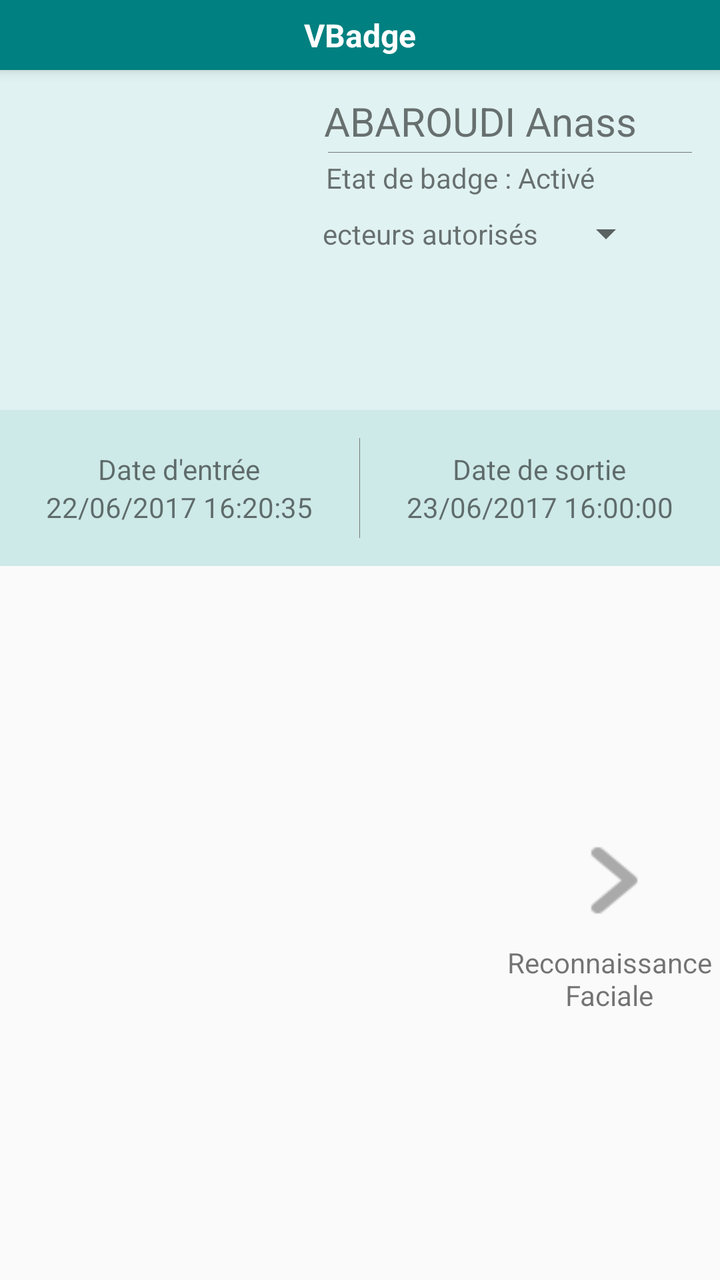
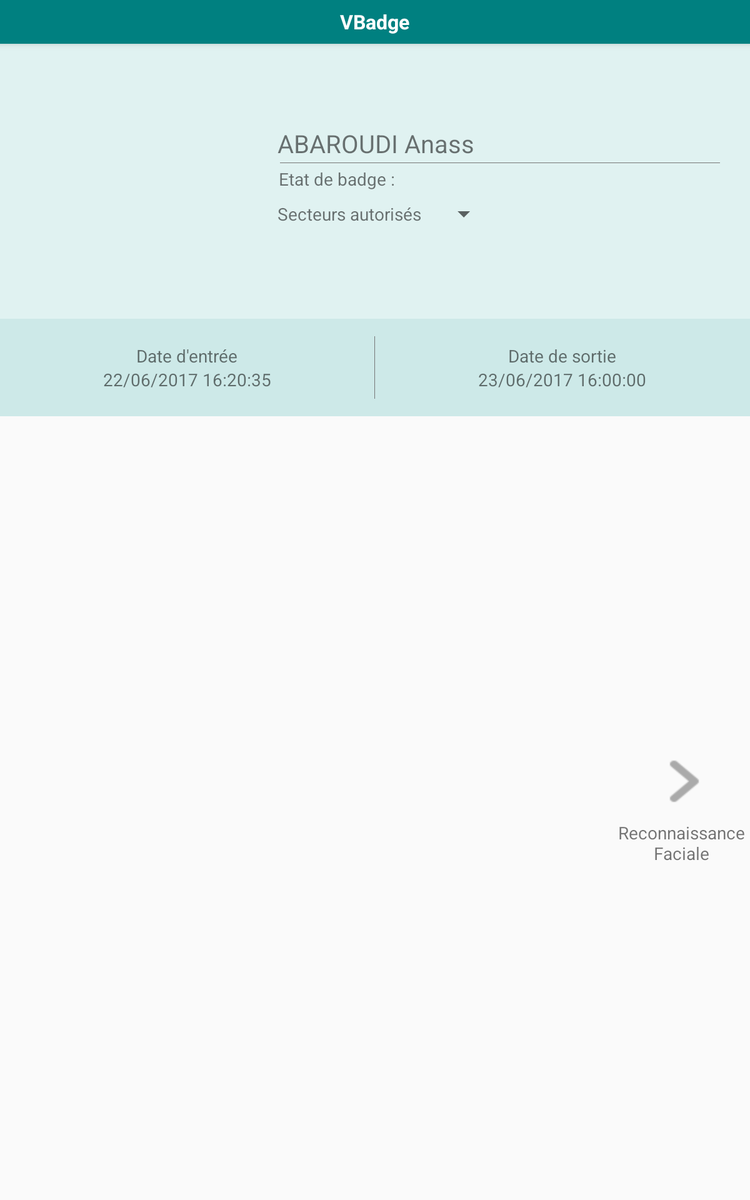

First picture: res/layout/ on a phone held upright. Second picture: the repository's own variant of that layout, on a device whose configuration matches the variant's folder. Source for both follows.
<!-- AndroidManifest.xml: application theme Splash -->
<!-- res/layout/fragment_vbadge.xml -->
<RelativeLayout xmlns:android="http://schemas.android.com/apk/res/android"
    android:layout_width="match_parent"
    android:layout_height="match_parent">

    <LinearLayout
        android:orientation="vertical"
        android:layout_width="match_parent"
        android:layout_height="match_parent">

        <RelativeLayout
            android:orientation="horizontal"
            android:layout_width="match_parent"
            android:layout_height="35dp"
            android:background="@color/Teal"
            android:elevation="4dp">

            <ImageView
                android:id="@+id/Mark_title"
                android:visibility="invisible"
                android:padding="2dp"
                android:layout_width="wrap_content"
                android:layout_height="wrap_content"
                android:src="@drawable/yellow"
                android:layout_alignParentStart="true"/>

            <TextView
                android:id="@+id/vbadge_title"
                android:layout_width="wrap_content"
                android:layout_height="wrap_content"
                android:textColor="@color/white"
                android:textSize="16sp"
                android:textStyle="bold"
                android:text="@string/vbadge"
                android:layout_centerInParent="true"/>

            <ImageView
                android:id="@+id/list_items"
                android:padding="2dp"
                android:layout_width="wrap_content"
                android:layout_height="wrap_content"
                android:src="@drawable/list"
                android:layout_alignParentEnd="true"/>
        </RelativeLayout>


        <LinearLayout
            android:orientation="horizontal"
            android:layout_width="match_parent"
            android:layout_height="wrap_content"
            android:background="@color/TealLight"
            android:padding="10dp">

            <ImageView
                android:id="@+id/pic_vbadge"
                android:layout_height="150dp"
                android:layout_width="150dp"
                android:adjustViewBounds="true"
                android:scaleType="centerCrop"
                android:src="@drawable/ic_manager"
                android:layout_gravity="center_vertical"/>

            <LinearLayout
                android:orientation="vertical"
                android:layout_width="match_parent"
                android:layout_height="wrap_content">

                <LinearLayout
                    android:orientation="vertical"
                    android:layout_width="match_parent"
                    android:layout_height="wrap_content"
                    android:gravity="center_vertical"
                    android:layout_margin="2dp"
                    android:id="@+id/visitorData">

                    <TextView
                        android:id="@+id/vbadge_name"
                        android:layout_width="wrap_content"
                        android:layout_height="wrap_content"
                        android:text="@string/vbadge_name"
                        android:textSize="20sp"/>

                    <View
                        android:id="@+id/view"
                        android:layout_width="match_parent"
                        android:layout_height="0.4dp"
                        android:layout_margin="2dp"
                        android:background="@color/soft_grey"/>

                    <LinearLayout
                        android:layout_width="wrap_content"
                        android:layout_height="wrap_content"
                        android:layout_margin="1dp">

                        <TextView
                            android:layout_width="wrap_content"
                            android:layout_height="wrap_content"
                            android:text="@string/vbadge_state"/>

                        <TextView
                            android:id="@+id/vbadge_state"
                            android:layout_width="wrap_content"
                            android:layout_height="wrap_content"
                            android:text=" Activé"/>

                    </LinearLayout>
                    <LinearLayout
                        android:layout_width="wrap_content"
                        android:layout_height="wrap_content"
                        android:gravity="center">
                        <TextView
                            android:layout_width="wrap_content"
                            android:layout_height="wrap_content"
                            android:text="@string/vbadge_secteur"
                            android:layout_marginEnd="10dp"/>
                        <Spinner
                            android:id="@+id/vbadge_section"
                            android:layout_width="wrap_content"
                            android:layout_height="wrap_content"/>

                        <ImageView
                            android:id="@+id/openMapDialog"
                            android:layout_width="30dp"
                            android:layout_height="35dp"
                            android:tint="@color/TealDark"
                            android:src="@drawable/ic_mapmarker"
                            />
                    </LinearLayout>

                </LinearLayout>

                <ImageView
                    android:id="@+id/qrcode"
                    android:layout_height="100dp"
                    android:layout_width="100dp"
                    android:adjustViewBounds="true"
                    android:scaleType="centerCrop"
                    android:layout_margin="5dp"
                    android:layout_gravity="center_horizontal"
                    android:src="@drawable/ic_qrcode"
                    android:visibility="gone"/>

            </LinearLayout>

        </LinearLayout>
        <LinearLayout
            android:orientation="horizontal"
            android:layout_width="match_parent"
            android:layout_height="wrap_content"
            android:background="@color/TealBack">

            <LinearLayout
                android:orientation="vertical"
                android:layout_width="0dp"
                android:layout_weight="1"
                android:layout_height="wrap_content"
                android:gravity="center">

                <TextView
                    android:layout_width="wrap_content"
                    android:layout_height="wrap_content"
                    android:text="@string/date_in"
                    android:layout_marginTop="20dp"/>
                <TextView
                    android:id="@+id/date_in"
                    android:layout_width="wrap_content"
                    android:layout_height="wrap_content"
                    android:text="22/06/2017 16:20:35"
                    android:layout_marginBottom="20dp"/>

            </LinearLayout>


            <View
                android:id="@+id/view2"
                android:layout_width="0.4dp"
                android:layout_height="50dp"
                android:background="@color/soft_grey"
                android:layout_gravity="center"/>

            <LinearLayout
                android:orientation="vertical"
                android:layout_width="0dp"
                android:layout_weight="1"
                android:layout_height="wrap_content"
                android:gravity="center">

                <TextView
                    android:layout_width="wrap_content"
                    android:layout_height="wrap_content"
                    android:text="@string/date_out"
                    android:layout_marginTop="20dp"/>
                <TextView
                    android:id="@+id/date_out"
                    android:layout_width="wrap_content"
                    android:layout_height="wrap_content"
                    android:text="23/06/2017 16:00:00"
                    android:layout_marginBottom="20dp"/>

            </LinearLayout>

        </LinearLayout>
        
        <RelativeLayout
            android:layout_width="wrap_content"
            android:layout_height="match_parent">

            <android.support.v4.view.ViewPager
                android:layout_width="wrap_content"
                android:layout_height="wrap_content"
                android:id="@+id/viewPager"/>

            <LinearLayout
                android:id="@+id/btn_next"
                android:orientation="vertical"
                android:layout_width="wrap_content"
                android:layout_height="match_parent"
                android:layout_alignParentEnd="true"
                android:gravity="center"
                android:background="@null"
                android:text=""
                android:textColor="@android:color/darker_gray" >
                <ImageView
                    android:layout_width="wrap_content"
                    android:layout_height="wrap_content"
                    android:tint="@android:color/darker_gray"
                    android:src="@drawable/right"/>
                <TextView
                    android:id="@+id/right_title"
                    android:padding="4dp"
                    android:layout_width="wrap_content"
                    android:layout_height="wrap_content"
                    android:text="@string/facial_recognition"
                    android:gravity="center"/>
            </LinearLayout>

            <LinearLayout
                android:id="@+id/btn_prev"
                android:orientation="vertical"
                android:layout_width="wrap_content"
                android:layout_height="match_parent"
                android:gravity="center"
                android:visibility="invisible"
                android:background="@null"
                android:textSize="24sp"
                android:textStyle="bold"
                >
                <ImageView
                    android:layout_width="wrap_content"
                    android:layout_height="wrap_content"
                    android:tint="@android:color/darker_gray"
                    android:src="@drawable/left"/>
                <TextView
                    android:id="@+id/left_title"
                    android:layout_width="wrap_content"
                    android:padding="4dp"
                    android:layout_height="wrap_content"
                    android:text=""
                    android:gravity="center"/>
            </LinearLayout>

        </RelativeLayout>
    </LinearLayout>

</RelativeLayout>
<!-- resources referenced by this layout -->
<resources>
  <color name="Teal">#008080</color>
  <color name="TealBack">#CDE9E8</color>
  <color name="TealDark">#00695c</color>
  <color name="TealLight">#e0f2f1</color>
  <color name="soft_grey">#FF777777</color>
  <color name="white">#FFFFFFFF</color>
  <!-- drawable ic_qrcode: png bitmap (drawable, 2219 bytes) -->
  <!-- drawable left: png bitmap (drawable, 402 bytes) -->
  <!-- drawable right: png bitmap (drawable, 355 bytes) -->
  <string name="date_in">Date d\'entrée</string>
  <string name="date_out">Date de sortie</string>
  <string name="facial_recognition">Reconnaissance\nFaciale</string>
  <string name="vbadge">VBadge</string>
  <string name="vbadge_name">ABAROUDI Anass</string>
  <string name="vbadge_secteur">Secteurs autorisés  </string>
  <string name="vbadge_state">Etat de badge : </string>
  <style name="Splash" parent="Theme.AppCompat.Light.NoActionBar">
          
          <item name="colorPrimary">@color/TealDark</item>
          <item name="colorPrimaryDark">@color/TealDark</item>
          <item name="colorAccent">@color/TealDark</item>
      </style>
</resources>
<!-- res/layout-sw600dp/fragment_vbadge.xml (the repository's variant of the layout above) -->
<!-- drawn on a 7-inch tablet held upright -->
<RelativeLayout xmlns:android="http://schemas.android.com/apk/res/android"
    android:layout_width="match_parent"
    android:layout_height="match_parent">

    <LinearLayout
        android:orientation="vertical"
        android:layout_width="match_parent"
        android:layout_height="match_parent">

        <RelativeLayout
            android:orientation="horizontal"
            android:layout_width="match_parent"
            android:layout_height="35dp"
            android:background="@color/Teal"
            android:elevation="4dp">

            <ImageView
                android:id="@+id/Mark_title"
                android:visibility="invisible"
                android:padding="2dp"
                android:layout_width="wrap_content"
                android:layout_height="wrap_content"
                android:src="@drawable/yellow"
                android:layout_alignParentStart="true"/>

            <TextView
                android:id="@+id/vbadge_title"
                android:layout_width="wrap_content"
                android:layout_height="wrap_content"
                android:textColor="@color/white"
                android:textSize="16sp"
                android:textStyle="bold"
                android:text="@string/vbadge"
                android:layout_centerInParent="true"/>

            <ImageView
                android:id="@+id/list_items"
                android:padding="2dp"
                android:layout_width="wrap_content"
                android:layout_height="wrap_content"
                android:src="@drawable/list"
                android:layout_alignParentEnd="true"/>
        </RelativeLayout>

        <LinearLayout
            android:orientation="horizontal"
            android:layout_width="match_parent"
            android:layout_height="wrap_content"
            android:background="@color/TealLight"
            android:padding="10dp">

            <ImageView
                android:id="@+id/pic_vbadge"
                android:layout_height="200dp"
                android:layout_width="200dp"
                android:adjustViewBounds="true"
                android:scaleType="centerCrop"
                android:src="@drawable/ic_manager"/>

            <LinearLayout
                android:orientation="horizontal"
                android:layout_width="match_parent"
                android:layout_height="wrap_content"
                android:layout_gravity="center_vertical"
                android:layout_margin="10dp">

                <LinearLayout
                    android:orientation="vertical"
                    android:layout_width="0dp"
                    android:layout_weight="1"
                    android:layout_height="100dp"
                    android:gravity="center_vertical"
                    android:layout_margin="2dp"
                    android:id="@+id/visitorData">


                    <TextView
                        android:id="@+id/vbadge_name"
                        android:layout_width="wrap_content"
                        android:layout_height="wrap_content"
                        android:text="@string/vbadge_name"
                        android:textSize="20sp"/>

                    <View
                        android:id="@+id/view"
                        android:layout_width="match_parent"
                        android:layout_height="0.4dp"
                        android:layout_margin="2dp"
                        android:background="@color/soft_grey"/>

                    <LinearLayout
                        android:layout_width="wrap_content"
                        android:layout_height="wrap_content"
                        android:layout_margin="1dp">

                        <TextView
                            android:layout_width="wrap_content"
                            android:layout_height="wrap_content"
                            android:text="@string/vbadge_state"/>

                        <TextView
                            android:id="@+id/vbadge_state"
                            android:layout_width="wrap_content"
                            android:layout_height="wrap_content"
                            android:text=""/>

                    </LinearLayout>
                    <LinearLayout
                        android:layout_width="wrap_content"
                        android:layout_height="wrap_content"
                        android:gravity="center_vertical">
                        <TextView
                            android:layout_width="wrap_content"
                            android:layout_height="wrap_content"
                            android:text="@string/vbadge_secteur"
                            android:layout_marginEnd="10dp"/>
                        <Spinner
                            android:id="@+id/vbadge_section"
                            android:layout_width="wrap_content"
                            android:layout_height="wrap_content"/>

                        <ImageView
                            android:id="@+id/openMapDialog"
                            android:layout_width="30dp"
                            android:layout_height="35dp"
                            android:tint="@color/TealDark"
                            android:src="@drawable/ic_mapmarker" />
                    </LinearLayout>

                </LinearLayout>

                <ImageView
                    android:id="@+id/qrcode"
                    android:layout_height="100dp"
                    android:layout_width="100dp"
                    android:adjustViewBounds="true"
                    android:scaleType="centerCrop"
                    android:layout_margin="2dp"
                    android:src="@drawable/ic_qrcode"
                    android:visibility="gone"/>

            </LinearLayout>

        </LinearLayout>
        <LinearLayout
            android:orientation="horizontal"
            android:layout_width="match_parent"
            android:layout_height="wrap_content"
            android:background="@color/TealBack">

            <LinearLayout
                android:orientation="vertical"
                android:layout_width="0dp"
                android:layout_weight="1"
                android:layout_height="wrap_content"
                android:gravity="center">

                <TextView
                    android:layout_width="wrap_content"
                    android:layout_height="wrap_content"
                    android:text="@string/date_in"
                    android:layout_marginTop="20dp"/>
                <TextView
                    android:id="@+id/date_in"
                    android:layout_width="wrap_content"
                    android:layout_height="wrap_content"
                    android:text="22/06/2017 16:20:35"
                    android:layout_marginBottom="20dp"/>

            </LinearLayout>


            <View
                android:id="@+id/view2"
                android:layout_width="0.4dp"
                android:layout_height="50dp"
                android:background="@color/soft_grey"
                android:layout_gravity="center"/>

            <LinearLayout
                android:orientation="vertical"
                android:layout_width="0dp"
                android:layout_weight="1"
                android:layout_height="wrap_content"
                android:gravity="center">

                <TextView
                    android:layout_width="wrap_content"
                    android:layout_height="wrap_content"
                    android:text="@string/date_out"
                    android:layout_marginTop="20dp"/>
                <TextView
                    android:id="@+id/date_out"
                    android:layout_width="wrap_content"
                    android:layout_height="wrap_content"
                    android:text="23/06/2017 16:00:00"
                    android:layout_marginBottom="20dp"/>

            </LinearLayout>

        </LinearLayout>
        
        <RelativeLayout
            android:layout_width="wrap_content"
            android:layout_height="match_parent"
            >

            <android.support.v4.view.ViewPager
                android:layout_width="wrap_content"
                android:layout_height="wrap_content"
                android:id="@+id/viewPager"/>

            <LinearLayout
                android:id="@+id/btn_next"
                android:orientation="vertical"
                android:layout_width="wrap_content"
                android:layout_height="match_parent"
                android:layout_alignParentRight="true"
                android:gravity="center"
                android:background="@null"
                android:text=""
                android:textColor="@android:color/darker_gray" >
                <ImageView
                    android:layout_width="wrap_content"
                    android:layout_height="wrap_content"
                    android:tint="@android:color/darker_gray"
                    android:src="@drawable/right"/>
                <TextView
                    android:id="@+id/right_title"
                    android:padding="4dp"
                    android:layout_width="wrap_content"
                    android:layout_height="wrap_content"
                    android:text="@string/facial_recognition"
                    android:gravity="center"/>
            </LinearLayout>

            <LinearLayout
                android:id="@+id/btn_prev"
                android:orientation="vertical"
                android:layout_width="wrap_content"
                android:layout_height="match_parent"
                android:gravity="center"
                android:visibility="invisible"
                android:background="@null"
                android:textSize="24sp"
                android:textStyle="bold"
                >
                <ImageView
                    android:layout_width="wrap_content"
                    android:layout_height="wrap_content"
                    android:tint="@android:color/darker_gray"
                    android:src="@drawable/left"/>
                <TextView
                    android:id="@+id/left_title"
                    android:layout_width="wrap_content"
                    android:padding="4dp"
                    android:layout_height="wrap_content"
                    android:text=""
                    android:gravity="center"/>
            </LinearLayout>

        </RelativeLayout>
    </LinearLayout>

</RelativeLayout>
